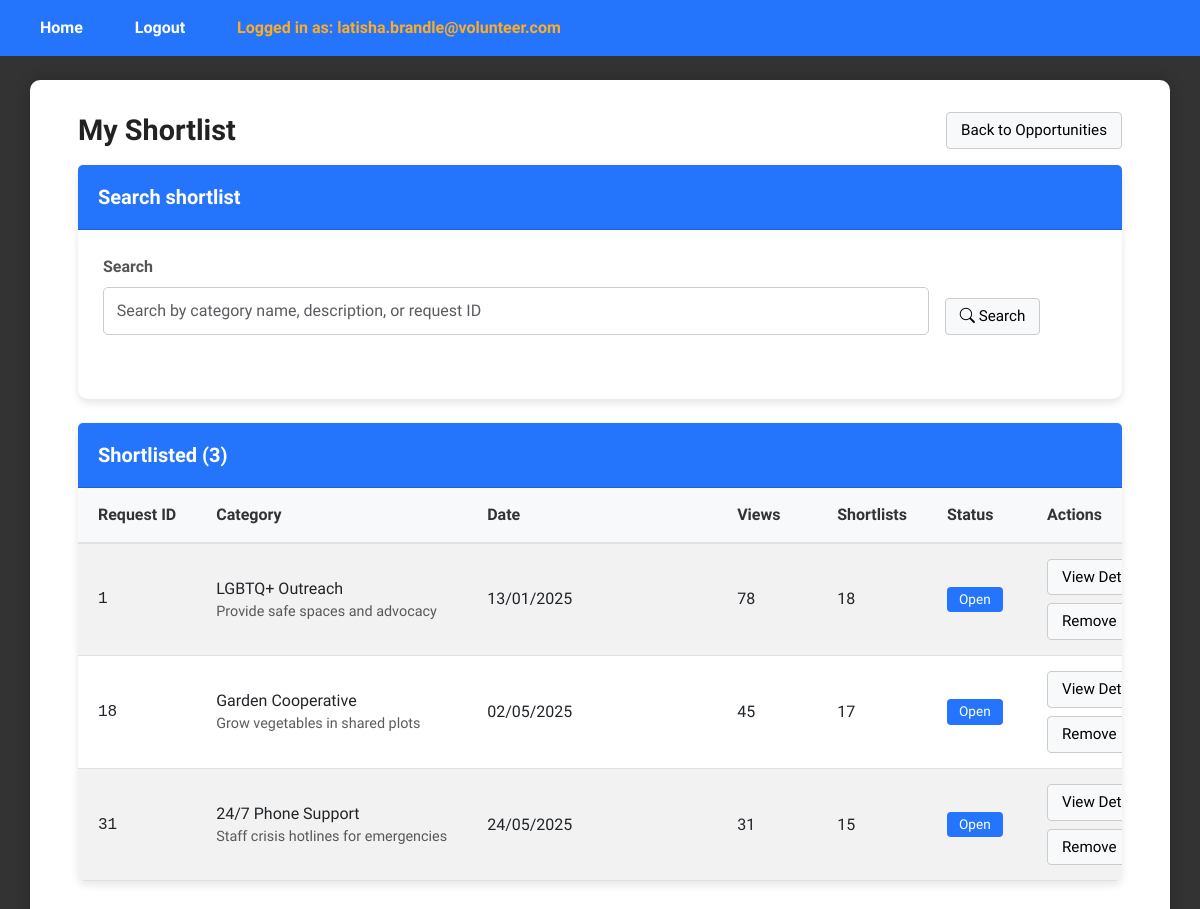
The app's page /ViewShortlistOpportunitiesPage (signed in) with its own data.
### tables this page shows
CREATE TABLE request (
    request_id INTEGER PRIMARY KEY AUTOINCREMENT,
    pin_user_id INT,
    csrrep_user_id INT DEFAULT NULL,
    category_id INT,
    request_status BOOLEAN, --0 means uncompleted, 1 means completed
    request_date DATETIME,
    request_view_count INT,
    request_shortlist_count INT,
    FOREIGN KEY (pin_user_id) REFERENCES user(user_id),
    FOREIGN KEY (csrrep_user_id) REFERENCES user(user_id),
    FOREIGN KEY (category_id) REFERENCES category(category_id)
);

CREATE TABLE category (
    category_id INTEGER PRIMARY KEY AUTOINCREMENT,
    category_name VARCHAR(30),
    category_desc TEXT
);

### app.py (the view)
@app.route("/ViewShortlistOpportunitiesPage", methods=["GET", "POST"])
def viewShortlistOpportunitiesPage():
    if 'email' not in session:
        return redirect(url_for('login'))
    if session['role_id'] != 4:  # Assuming CSR Rep
        return redirect(url_for('login'))
    print(session['user_id'])
    view_controller = ViewShortlistController()
    shortlist = view_controller.viewShortlist(session['user_id'])
    search_controller = SearchShortlistController()
    shortlist_keyword = (request.args.get('shortlist_keyword') or "").strip()
    if shortlist_keyword:
        shortlist = search_controller.searchShortlist(session['user_id'] ,shortlist_keyword)
    return render_template("csr/ViewShortlistOpportunitiesPage.html", shortlist=shortlist , shortlist_keyword=shortlist_keyword)

### controllers/csrrep/ViewShortlistController.py (called while the page is built)
    def viewShortlist(self, csrrep_user_id):
        request = Request()
        return request.viewShortlist(csrrep_user_id)

### database/database_management.py (called while the page is built)
def dbConnection():
    return sqlite3.connect("database/volunteer_system.db")

### entities/Request.py (called while the page is built)
    def viewShortlist(self, csrrep_user_id):
        conn = database_management.dbConnection()
        conn.row_factory = sqlite3.Row
        cursor = conn.cursor()
        cursor.execute("""
            SELECT
                r.request_id,
                r.request_date,
                r.request_view_count,
                r.request_shortlist_count,
                r.request_status,
                r.category_id,
                c.category_name,
                c.category_desc
            FROM shortlist s
            JOIN request r ON r.request_id = s.request_id
            JOIN category c ON c.category_id = r.category_id
            WHERE s.user_id = ?
        """, (csrrep_user_id,))
        rows = cursor.fetchall()
        conn.close()
        return [Request(**dict(row)) for row in rows] if rows else []

### templates/csr/ViewShortlistOpportunitiesPage.html (shortened to what this page needs)
{% extends "layout.html" %}
{% block content %}
<div class="dashboard-wrapper">
  <div class="dashboard-container">
    <div class="d-flex justify-content-between align-items-center mb-3">
      <h1 class="m-0">My Shortlist</h1>
      <div class="d-flex gap-2 align-items-center">
        <a href="{{ url_for('viewOpportunitiesPage') }}" class="plain-btn">Back to Opportunities</a>
      </div>
    </div>
    <form class="card mb-4" method="get" action="{{ url_for('viewShortlistOpportunitiesPage') }}">
      <div class="card-header">
        <h5 class="m-0">Search shortlist</h5>
      </div>
      <div class="card-body row g-3">
        <div class="col-md-10">
          <label class="form-label">Search</label>
          <input name="shortlist_keyword"
                  id="shortlistKeywordInput"
                 type="text"
                 class="form-control"
                 value="{{ request.args.get('shortlist_keyword', '') }}"
                 placeholder="Search by category name, description, or request ID">
        </div>
        <div class="col-md-2 d-flex align-items-end">
          <button class="plain-btn" type="submit">
            <i class="bi bi-search"></i> Search
          </button>
        </div>
      </div>
    </form>
    {% if not shortlist %}
      <div class="card">
        <div class="card-body">
          <p class="m-0">Your shortlist is empty.</p>
        </div>
      </div>
    {% else %}
      <div class="card">
        <div class="card-header d-flex justify-content-between align-items-center">
          <h5 class="m-0">Shortlisted ({{ shortlist|length }})</h5>
        </div>
        <div class="card-body p-0">
          <div class="table-responsive">
            <table class="table table-striped table-hover m-0 align-middle">
              <thead class="table-light">
                <tr>
                  <th style="width: 100px;">Request ID</th>
                  <th>Category</th>
                  <th style="width: 160px;">Date</th>
                  <th style="width: 110px;">Views</th>
                  <th style="width: 130px;">Shortlists</th>
                  <th style="width: 120px;">Status</th>
                  <th style="width: 260px;">Actions</th>
                </tr>
              </thead>
              <tbody>
                {% for r in shortlist %}
                <tr>
                  <td class="text-monospace">{{ r.request_id }}</td>
                  <td>
                    {% if r.category_name %}
                      {{ r.category_name }}
                      {% if r.category_desc %}
                        <div class="text-muted" style="font-size:.9rem;">{{ r.category_desc }}</div>
                      {% endif %}
                    {% else %}
                      Category {{ r.category_id }}
                    {% endif %}
                  </td>
                  <td>{{ r.request_date }}</td>
                  <td>{{ r.request_view_count if r.request_view_count is not none else 0 }}</td>
                  <td>{{ r.request_shortlist_count if r.request_shortlist_count is not none else 0 }}</td>
                  <td>
                    {% if r.request_status in (1, True, '1', 'true', 'True') %}
                      <span class="badge bg-success">Completed</span>
                    {% else %}
                      <span class="badge bg-platform-manager">Open</span>
                    {% endif %}
                  </td>
                  <td>
                    <div class="btn-toolbar" role="toolbar" style="gap:8px; flex-wrap:wrap;">
                      <a class="plain-btn" href="{{ url_for('viewOpportunitiesDetailsPage', request_id=r.request_id) }}">View Details</a>
                      <form method="post" action="{{ url_for('other_dashboard', opportunity_id=r.request_id) }}" style="display:inline;">
                        <button class="plain-btn" type="submit">Remove</button>
                      </form>
                    </div>
                  </td>
                </tr>
                {% endfor %}
              </tbody>
            </table>
          </div>
        </div>
      </div>
    {% endif %}
  </div>
</div>
{% endblock %}

### static/css/styles.css (style rules this page uses)
body { font-family: "Stack Sans Headline", system-ui, 'Trebuchet MS', "Segoe UI", Geneva, Verdana, sans-serif; background: #333; color: #333; margin: 0; padding: 0; min-height: 100vh; }
h1 { text-align: center; margin-bottom: 1.5rem; color: #222; font-weight: 700; font-size: 1.8rem; }
form div { margin-bottom: 1.2rem; }
label { display: block; margin-bottom: 0.4rem; font-weight: 600; color: #555; }
input[type="email"], input[type="password"], input[type="text"] { width: 100%; padding: 0.7rem 0.8rem; border-radius: 5px; border: 1.5px solid #ccc; font-size: 1rem; transition: border-color 0.3s ease; box-sizing: border-box; }
.card { box-shadow: 0 4px 8px rgba(0,0,0,0.1); border-radius: 10px; border: none; margin-bottom: 30px; background: #fff; }
.card-header { background-color: #2575fc; color: white; padding: 20px; border-radius: 10px 10px 0 0; font-size: 1.2rem; }
.card-header h5 { margin: 0; font-weight: 600; }
.card-body { padding: 25px; }
.table-responsive { border-radius: 8px; overflow-x: auto; }
.table { margin-bottom: 0; width: 100%; border-collapse: collapse; table-layout: auto; }
.table thead th { padding: 15px 20px; font-weight: 600; border-bottom: 2px solid #dee2e6; white-space: nowrap; background-color: #f8f9fa; color: #333; text-align: left; }
.table tbody td { padding: 15px 20px; vertical-align: middle; border-bottom: 1px solid #dee2e6; white-space: nowrap; }
.table-striped tbody tr:nth-of-type(odd) { background-color: rgba(0,0,0,0.02); }
.table th, .table td { min-width: 100px; }
.table th:first-child, .table td:first-child { min-width: 30px; }
.table th:nth-child(2), .table td:nth-child(2) { min-width: 180px; }
.table th:nth-child(3), .table td:nth-child(3) { min-width: 250px; }
.badge { font-size: 0.85em; padding: 6px 12px; font-weight: 500; border-radius: 4px; display: inline-block; }
.badge.bg-platform-manager { background-color: #2575fc; color: white; }
.plain-btn { background-color: #f8f9fa; border: 1px solid #ccc; color: #000; padding: 6px 14px; border-radius: 4px; font-size: 0.95rem; font-weight: 500; cursor: pointer; text-decoration: none; display: inline-block; transition: background-color 0.2s ease, border-color 0.2s ease; }

### templates/csr/ViewShortlistOpportunitiesPage.html (style rules this page uses)
.text-monospace { font-family:ui-monospace, SFMono-Regular, Menlo, Monaco, Consolas,"Liberation Mono","Courier New",monospace }
.badge.bg-platform-manager { background:#2575fc;color:#fff }

### records on screen
request: request_id "1", category_name "LGBTQ+ Outreach", category_desc "Provide safe spaces and advocacy", request_date "13/01/2025", request_view_count "78", request_shortlist_count "18", request_status "Open"
request: request_id "18", category_name "Garden Cooperative", category_desc "Grow vegetables in shared plots", request_date "02/05/2025", request_view_count "45", request_shortlist_count "17", request_status "Open"
request: request_id "31", category_name "24/7 Phone Support", category_desc "Staff crisis hotlines for emergencies", request_date "24/05/2025", request_view_count "31", request_shortlist_count "15", request_status "Open"

### other values on screen
{{ session.email }} "latisha.brandle@volunteer.com"
{{ shortlist|length }} "3"
